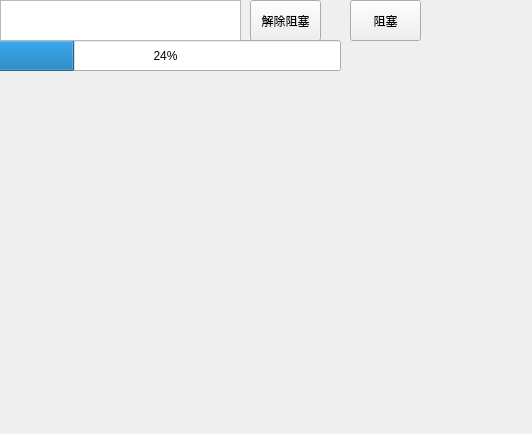
<?xml version="1.0" encoding="UTF-8"?>
<ui version="4.0">
 <class>ProcessItem</class>
 <widget class="QWidget" name="ProcessItem">
  <property name="geometry">
   <rect>
    <x>0</x>
    <y>0</y>
    <width>532</width>
    <height>434</height>
   </rect>
  </property>
  <property name="font">
   <font>
    <family>Arial</family>
   </font>
  </property>
  <property name="windowTitle">
   <string>Form</string>
  </property>
  <widget class="QProgressBar" name="progressBar">
   <property name="geometry">
    <rect>
     <x>-10</x>
     <y>40</y>
     <width>351</width>
     <height>31</height>
    </rect>
   </property>
   <property name="value">
    <number>24</number>
   </property>
  </widget>
  <widget class="QTableView" name="PCBInfo">
   <property name="geometry">
    <rect>
     <x>0</x>
     <y>0</y>
     <width>241</width>
     <height>41</height>
    </rect>
   </property>
  </widget>
  <widget class="QPushButton" name="btn_unsuspend">
   <property name="geometry">
    <rect>
     <x>250</x>
     <y>0</y>
     <width>71</width>
     <height>41</height>
    </rect>
   </property>
   <property name="text">
    <string>解除阻塞</string>
   </property>
  </widget>
  <widget class="QPushButton" name="btn_suspend">
   <property name="geometry">
    <rect>
     <x>350</x>
     <y>0</y>
     <width>71</width>
     <height>41</height>
    </rect>
   </property>
   <property name="text">
    <string>阻塞</string>
   </property>
  </widget>
 </widget>
 <resources/>
 <connections/>
</ui>
